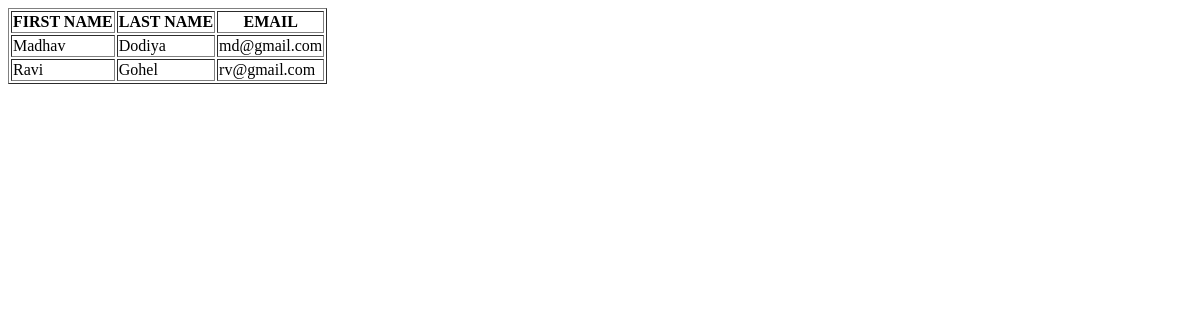
The app's page /display, older data.
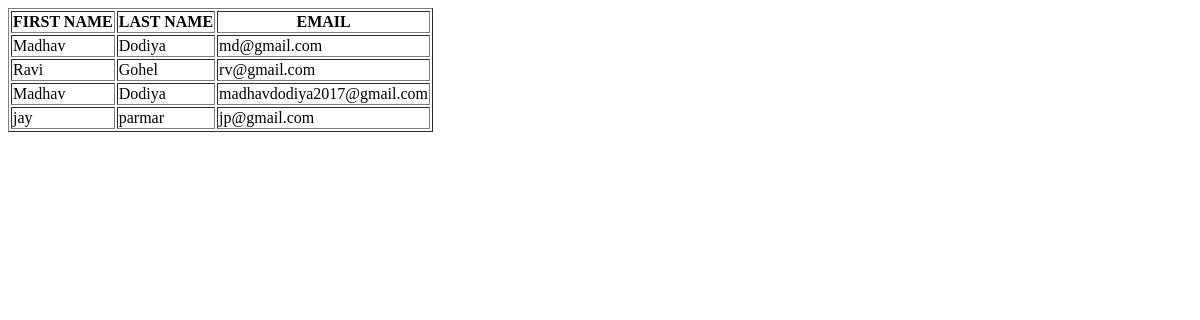
The same page, newer data.
### myApp/models.py (models this page shows, shortened)
class information(models.Model):
    firstname=models.CharField(max_length=20)
    lastname=models.CharField(max_length=20)
    email=models.CharField(max_length=20)

### myApp/views.py (the view)
# urls.py: path('display', views.display),
def display(request):
    data=information.objects.all()
    return render(request, 'display.html',{'user':data})

### myApp/templates/display.html (shortened to what this page needs)
<!DOCTYPE html>
<html lang="en">
<head>
</head>
<body>
    <table border="1">
        <thead>
            <tr>
                <th>FIRST NAME</th>
                <th>LAST NAME</th>
                <th>EMAIL</th>
            </tr>
        </thead>
        <tbody>
            {% for i in user %}
            <tr>
                <td>{{i.firstname}}</td>
                <td>{{i.lastname}}</td>
                <td>{{i.email}}</td>
            </tr>
            {% endfor %}
        </tbody>
    </table>
</body>
</html>

Row changes from the older to the newer data that the page shows:
added information: firstname "Madhav", lastname "Dodiya", email "madhavdodiya2017@gmail.com"
added information: firstname "jay", lastname "parmar", email "jp@gmail.com"
